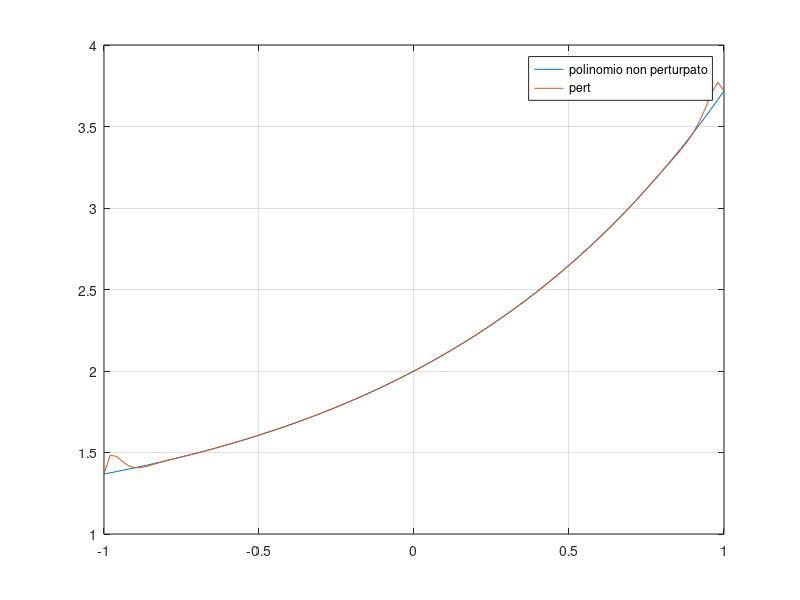

Reproduce this figure in MATLAB.
clc
clear
close all;

n = 20; %10, 15, 20
x = linspace(-1, 1, n + 1);
X = linspace(-1, 1, 101);
f = @(x) exp(x) + 1;
matrice = vander(x);
y = f(x);
coeff = matrice\y'
P = @(x) polyval(coeff, x);

i = 1:n + 1;
epsilon = ((-1).^i) * 10^-5;
ypert = y + epsilon;
pPert = polyfit(x, ypert, n);
PPert = @(x) polyval(pPert, x);

plot(X, P(X));
hold on;
grid on;
plot(X, PPert(X));
legend("polinomio non perturpato", "pert")

maxP = max(abs(P(X) -PPert(X)));
maxA = max(abs(coeff - pPert));
